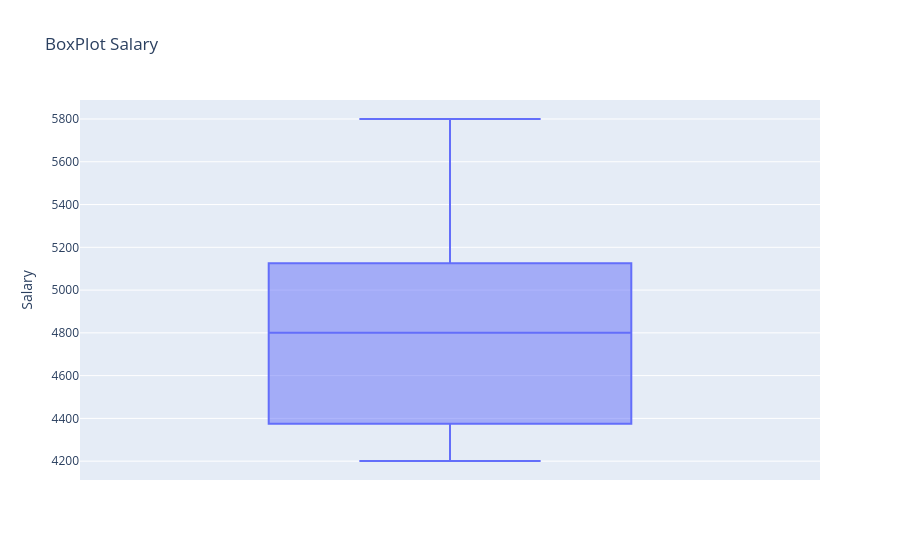

The notebook cell saved with this chart:
### Code cell
# Box Plot
fig3 = px.box(
    new_df,
    y="Salary",
    title="BoxPlot Salary"
)

fig3.show()

### Figure 1 — Plotly figure (JSON) as saved in the notebook; plotly's stock layout.template omitted (floating-point values rounded to 4 significant figures)
{"data": [{"alignmentgroup": "True", "hovertemplate": "Salary=%{y}<extra></extra>", "legendgroup": "", "marker": {"color": "#636efa"}, "name": "", "notched": false, "offsetgroup": "", "orientation": "v", "showlegend": false, "type": "box", "x0": " ", "xaxis": "x", "y": [5500.0, 4800.0, 4201.0, 4800.0, 4300.0, 5800.0, 5000.0, 4700.0, 4400.0], "y0": " ", "yaxis": "y"}], "layout": {"boxmode": "group", "legend": {"tracegroupgap": 0}, "title": {"text": "BoxPlot Salary"}, "xaxis": {"anchor": "y", "domain": [0, 1]}, "yaxis": {"anchor": "x", "domain": [0, 1], "title": {"text": "Salary"}}}}
